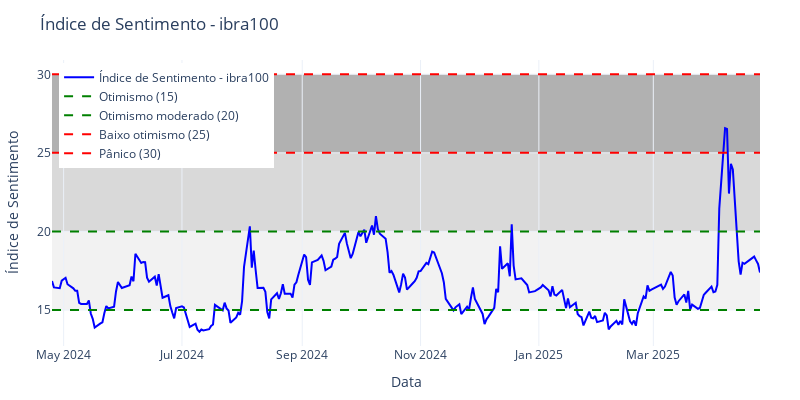

Notebook code cell kept with this figure:
### Code cell
fig = go.Figure()

fig.add_trace(go.Scatter( x=df.Data, y=df.VX, mode='lines', name=f'Índice de Sentimento - {carteira}', line=dict(color='blue')))
# Linha de Otimismo (15)
fig.add_trace(go.Scatter(x=[df.Data.min(), df.Data.max()],y=[15, 15], mode='lines', name='Otimismo (15)',
    line=dict(color='green', dash='dash')))
# Linha de Otimismo moderado (20)
fig.add_trace(go.Scatter(x=[df.Data.min(), df.Data.max()],y=[20, 20], mode='lines', name='Otimismo moderado (20)',
    line=dict(color='green', dash='dash')))
# Linha de Baixo otimismo (25)
fig.add_trace(go.Scatter( x=[df.Data.min(), df.Data.max()], y=[25, 25], mode='lines', name='Baixo otimismo (25)',
    line=dict(color='red', dash='dash')))
# Linha de Pânico (30)
fig.add_trace(go.Scatter(x=[df.Data.min(), df.Data.max()],y=[30, 30],mode='lines',name='Pânico (30)',
    line=dict(color='red', dash='dash')))

# Faixa 15-20 (cinza bem claro)
fig.add_shape( type="rect",x0=df.Data.min(), x1=df.Data.max(), y0=15, y1=20,  fillcolor="lightgrey",  # tom mais claro
    opacity=0.3, layer="below",  line_width=0, )
# Faixa 20-25 (cinza médio)
fig.add_shape( type="rect",x0=df.Data.min(), x1=df.Data.max(), y0=20, y1=25, fillcolor="grey",  # tom médio
    opacity=0.3,layer="below", line_width=0,)
# Faixa 25-30 (cinza mais escuro)
fig.add_shape(type="rect",x0=df.Data.min(), x1=df.Data.max(),y0=25, y1=30,fillcolor="darkgrey",  # tom mais escuro
    opacity=0.9,layer="below",line_width=0,)

# Layout
fig.update_layout(
    title=f'Índice de Sentimento - {carteira}',
    width=800,
    height=400,
    legend=dict(yanchor="top", y=0.99, xanchor="left", x=0.01),
    margin=dict(l=40, r=40, t=60, b=40),
    xaxis_title='Data',
    yaxis_title='Índice de Sentimento',
    template='plotly_white'
)

fig.show()

### Figure 1 — Plotly figure (JSON) as saved in the notebook; plotly's stock layout.template omitted (floating-point values rounded to 4 significant figures; data arrays with more than 128 entries replaced by an {"elided": "..."} marker saying what was removed)
{"data": [{"line": {"color": "blue"}, "mode": "lines", "name": "Índice de Sentimento - ibra100", "type": "scatter", "x": {"elided": "250 str values"}, "y": {"elided": "250 float values"}}, {"line": {"color": "green", "dash": "dash"}, "mode": "lines", "name": "Otimismo (15)", "type": "scatter", "x": ["2024-04-25T00:00:00", "2025-04-25T00:00:00"], "y": [15, 15]}, {"line": {"color": "green", "dash": "dash"}, "mode": "lines", "name": "Otimismo moderado (20)", "type": "scatter", "x": ["2024-04-25T00:00:00", "2025-04-25T00:00:00"], "y": [20, 20]}, {"line": {"color": "red", "dash": "dash"}, "mode": "lines", "name": "Baixo otimismo (25)", "type": "scatter", "x": ["2024-04-25T00:00:00", "2025-04-25T00:00:00"], "y": [25, 25]}, {"line": {"color": "red", "dash": "dash"}, "mode": "lines", "name": "Pânico (30)", "type": "scatter", "x": ["2024-04-25T00:00:00", "2025-04-25T00:00:00"], "y": [30, 30]}], "layout": {"height": 400, "legend": {"x": 0.01, "xanchor": "left", "y": 0.99, "yanchor": "top"}, "margin": {"b": 40, "l": 40, "r": 40, "t": 60}, "shapes": [{"fillcolor": "lightgrey", "layer": "below", "line": {"width": 0}, "opacity": 0.3, "type": "rect", "x0": "2024-04-25T00:00:00", "x1": "2025-04-25T00:00:00", "y0": 15, "y1": 20}, {"fillcolor": "grey", "layer": "below", "line": {"width": 0}, "opacity": 0.3, "type": "rect", "x0": "2024-04-25T00:00:00", "x1": "2025-04-25T00:00:00", "y0": 20, "y1": 25}, {"fillcolor": "darkgrey", "layer": "below", "line": {"width": 0}, "opacity": 0.9, "type": "rect", "x0": "2024-04-25T00:00:00", "x1": "2025-04-25T00:00:00", "y0": 25, "y1": 30}], "title": {"text": "Índice de Sentimento - ibra100"}, "width": 800, "xaxis": {"title": {"text": "Data"}}, "yaxis": {"title": {"text": "Índice de Sentimento"}}}}
